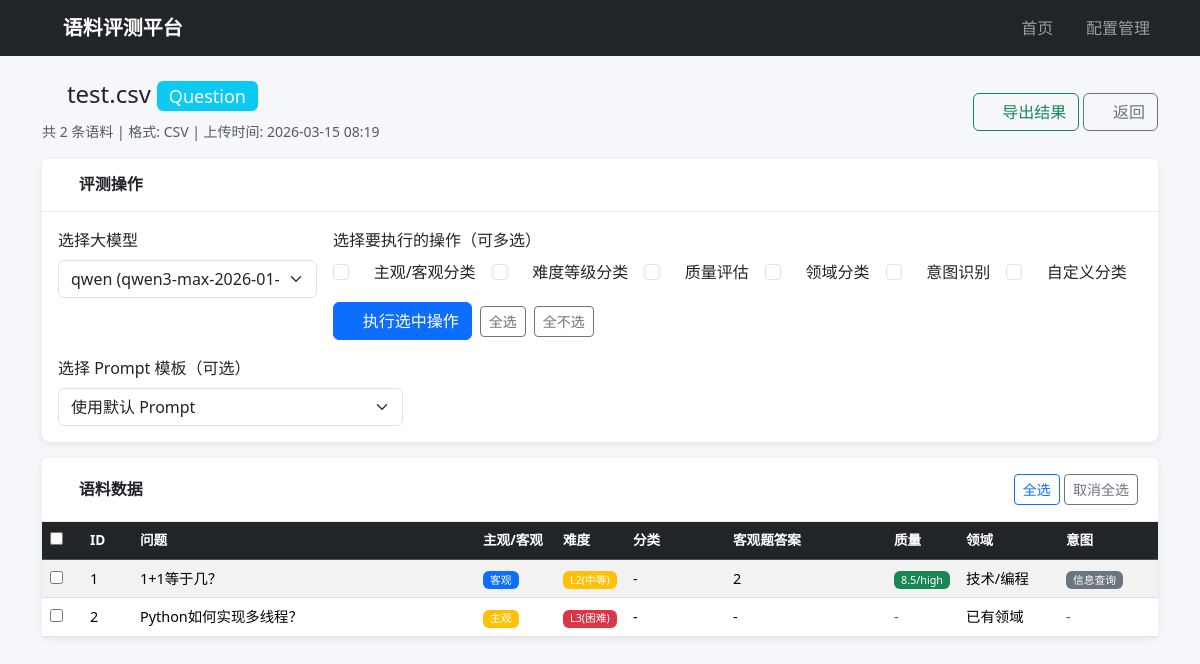
/corpus/1, run on the app's committed database.
### models.py (models this page shows)
class CorpusFile(db.Model):
    __tablename__ = 'corpus_file'
    id = db.Column(db.Integer, primary_key=True)
    filename = db.Column(db.String(500), nullable=False)
    original_name = db.Column(db.String(500), nullable=False)
    file_type = db.Column(db.String(10), nullable=False)  # csv / txt
    corpus_type = db.Column(db.String(20), nullable=False)  # question / qa
    record_count = db.Column(db.Integer, default=0)
    created_at = db.Column(db.DateTime, default=datetime.utcnow)
    items = db.relationship('CorpusItem', backref='corpus_file', lazy=True, cascade='all, delete-orphan')

class CorpusItem(db.Model):
    __tablename__ = 'corpus_item'
    id = db.Column(db.Integer, primary_key=True)
    file_id = db.Column(db.Integer, db.ForeignKey('corpus_file.id'), nullable=False)
    question = db.Column(db.Text, nullable=False)
    answer = db.Column(db.Text, nullable=True)  # QA 对时有值
    subj_obj = db.Column(db.String(20), nullable=True)  # subjective / objective
    difficulty = db.Column(db.String(20), nullable=True)  # easy / medium / hard
    category = db.Column(db.String(200), nullable=True)  # 自定义分类
    objective_answer = db.Column(db.Text, nullable=True)  # 客观题答案
    quality_score = db.Column(db.Float, nullable=True)  # 综合质量分 1-10
    quality_label = db.Column(db.String(20), nullable=True)  # high / medium / low
    quality_detail = db.Column(db.Text, nullable=True)  # 质量评估详情 JSON
    domain = db.Column(db.String(100), nullable=True)  # 领域
    sub_domain = db.Column(db.String(100), nullable=True)  # 子领域
    intent = db.Column(db.String(50), nullable=True)  # 意图英文标识
    intent_cn = db.Column(db.String(50), nullable=True)  # 意图中文名
    intent_confidence = db.Column(db.Float, nullable=True)  # 置信度
    answer_score = db.Column(db.Float, nullable=True)
    score_reason = db.Column(db.Text, nullable=True)
    created_at = db.Column(db.DateTime, default=datetime.utcnow)

### app.py (the view)
@app.route('/corpus/<int:file_id>')
def corpus_detail(file_id):
    corpus = CorpusFile.query.get_or_404(file_id)
    items = CorpusItem.query.filter_by(file_id=file_id).all()
    configs = LLMConfig.query.all()
    prompts = PromptTemplate.query.all()
    return render_template('corpus_detail.html', corpus=corpus, items=items,
                           configs=configs, prompts=prompts)

### templates/corpus_detail.html (shortened to what this page needs)
{% extends "base.html" %}
{% block content %}
<div class="d-flex justify-content-between align-items-center mb-3">
    <div>
        <h4>
            <i class="bi bi-file-earmark-text"></i> {{ corpus.original_name }}
            {% if corpus.corpus_type == 'question' %}
            <span class="badge bg-info">Question</span>
            {% else %}
            <span class="badge bg-success">QA对</span>
            {% endif %}
        </h4>
        <small class="text-muted">
            共 {{ corpus.record_count }} 条语料 |
            格式: {{ corpus.file_type|upper }} |
            上传时间: {{ corpus.created_at.strftime('%Y-%m-%d %H:%M') }}
        </small>
    </div>
    <div>
        <a href="/api/export/{{ corpus.id }}" class="btn btn-outline-success">
            <i class="bi bi-download"></i> 导出结果
        </a>
        <a href="/" class="btn btn-outline-secondary">
            <i class="bi bi-arrow-left"></i> 返回
        </a>
    </div>
</div>
<div class="card mb-3">
    <div class="card-header">
        <h5><i class="bi bi-tools"></i> 评测操作</h5>
    </div>
    <div class="card-body">
        <div class="row g-3">
            <div class="col-md-3">
                <label class="form-label">选择大模型</label>
                <select id="config-select" class="form-select" onchange="rememberConfig(this.value)">
                    {% for config in configs %}
                    <option value="{{ config.id }}">
                        {{ config.name }} ({{ config.model }})
                    </option>
                    {% endfor %}
                </select>
            </div>
            <div class="col-md-9">
                <label class="form-label">选择要执行的操作（可多选）</label>
                <div class="d-flex flex-wrap gap-3">
                    <div class="form-check">
                        <input class="form-check-input op-check" type="checkbox" value="subj_obj" id="op-subj-obj">
                        <label class="form-check-label" for="op-subj-obj">
                            <i class="bi bi-diagram-2 text-primary"></i> 主观/客观分类
                        </label>
                    </div>
                    <div class="form-check">
                        <input class="form-check-input op-check" type="checkbox" value="difficulty" id="op-difficulty">
                        <label class="form-check-label" for="op-difficulty">
                            <i class="bi bi-bar-chart-steps text-warning"></i> 难度等级分类
                        </label>
                    </div>
                    <div class="form-check">
                        <input class="form-check-input op-check" type="checkbox" value="quality" id="op-quality">
                        <label class="form-check-label" for="op-quality">
                            <i class="bi bi-clipboard-check text-secondary"></i> 质量评估
                        </label>
                    </div>
                    <div class="form-check">
                        <input class="form-check-input op-check" type="checkbox" value="domain" id="op-domain">
                        <label class="form-check-label" for="op-domain">
                            <i class="bi bi-globe text-dark"></i> 领域分类
                        </label>
                    </div>
                    <div class="form-check">
                        <input class="form-check-input op-check" type="checkbox" value="intent" id="op-intent">
                        <label class="form-check-label" for="op-intent">
                            <i class="bi bi-bullseye" style="color:#6f42c1;"></i> 意图识别
                        </label>
                    </div>
                    <div class="form-check">
                        <input class="form-check-input op-check" type="checkbox" value="category" id="op-category">
                        <label class="form-check-label" for="op-category">
                            <i class="bi bi-tags text-info"></i> 自定义分类
                        </label>
                    </div>
                </div>
                <div class="mt-3 d-flex gap-2 align-items-center">
                    <button class="btn btn-primary" onclick="runBatchOperations()">
                        <i class="bi bi-play-fill"></i> 执行选中操作
                    </button>
                    <button class="btn btn-outline-secondary btn-sm" onclick="toggleAllOps(true)">全选</button>
                    <button class="btn btn-outline-secondary btn-sm" onclick="toggleAllOps(false)">全不选</button>
                </div>
            </div>
        </div>
        <div class="row mt-3">
            <div class="col-md-4">
                <label class="form-label">选择 Prompt 模板（可选）</label>
                <select id="prompt-select" class="form-select">
                    <option value="">使用默认 Prompt</option>
                </select>
            </div>
        </div>
    </div>
</div>
<div class="card">
    <div class="card-header d-flex justify-content-between align-items-center">
        <h5><i class="bi bi-table"></i> 语料数据</h5>
        <div>
            <button class="btn btn-sm btn-outline-primary" onclick="selectAll()">全选</button>
            <button class="btn btn-sm btn-outline-secondary" onclick="deselectAll()">取消全选</button>
        </div>
    </div>
    <div class="card-body p-0">
        <div class="table-responsive">
            <table class="table table-hover table-striped mb-0">
                <thead class="table-dark">
                    <tr>
                        <th width="40"><input type="checkbox" id="select-all-cb" onchange="toggleAll(this)"></th>
                        <th width="50">ID</th>
                        <th>问题</th>
                        <th width="80">主观/客观</th>
                        <th width="70">难度</th>
                        <th width="100">分类</th>
                        <th>客观题答案</th>
                        <th width="70">质量</th>
                        <th width="100">领域</th>
                        <th width="100">意图</th>
                    </tr>
                </thead>
                <tbody>
                    {% for item in items %}
                    <tr>
                        <td><input type="checkbox" class="item-cb" value="{{ item.id }}"></td>
                        <td>{{ loop.index }}</td>
                        <td class="text-truncate" style="max-width: 300px;" title="{{ item.question }}">
                            {{ item.question }}
                        </td>
                        <td>
                            {% if item.subj_obj == 'objective' %}
                            <span class="badge bg-primary">客观</span>
                            {% elif item.subj_obj == 'subjective' %}
                            <span class="badge bg-warning">主观</span>
                            {% else %}
                            <span class="text-muted">-</span>
                            {% endif %}
                        </td>
                        <td>
                            {% if item.difficulty == 'L1' %}
                            <span class="badge bg-success">L1(简单)</span>
                            {% elif item.difficulty == 'L2' %}
                            <span class="badge bg-warning">L2(中等)</span>
                            {% elif item.difficulty == 'L3' %}
                            <span class="badge bg-danger">L3(困难)</span>
                            {% else %}
                            <span class="text-muted">-</span>
                            {% endif %}
                        </td>
                        <td>{{ item.category or '-' }}</td>
                        <td class="text-truncate" style="max-width: 200px;" title="{{ item.objective_answer }}">
                            {{ item.objective_answer or '-' }}
                        </td>
                        <td>
                            {% if item.quality_score is not none and item.quality_score %}
                            <span class="badge {% if item.quality_label == 'high' %}bg-success{% elif item.quality_label == 'medium' %}bg-warning{% else %}bg-danger{% endif %}"
                                  title="质量评分: {{ item.quality_score }}">
                                {{ item.quality_score }}/{{ item.quality_label }}
                            </span>
                            {% else %}
                            <span class="text-muted">-</span>
                            {% endif %}
                        </td>
                        <td>
                            {% if item.domain %}
                            <span title="{{ item.sub_domain or '' }}">{{ item.domain }}</span>
                            {% else %}
                            <span class="text-muted">-</span>
                            {% endif %}
                        </td>
                        <td>
                            {% if item.intent_cn %}
                            <span class="badge bg-secondary" title="置信度: {{ item.intent_confidence }}">
                                {{ item.intent_cn }}
                            </span>
                            {% else %}
                            <span class="text-muted">-</span>
                            {% endif %}
                        </td>
                    </tr>
                    {% endfor %}
                </tbody>
            </table>
        </div>
    </div>
</div>
{% endblock %}

### static/css/style.css (style rules this page uses)
body { background-color: #f5f7fa; }
.card { border: none; box-shadow: 0 2px 8px rgba(0, 0, 0, 0.08); border-radius: 8px; margin-bottom: 1rem; }
.card-header { background-color: #fff; border-bottom: 1px solid #eee; padding: 1rem 1.25rem; }
.card-header h5 { margin: 0; font-size: 1rem; font-weight: 600; }
.table th { font-weight: 600; font-size: 0.85rem; white-space: nowrap; }
.table td { font-size: 0.9rem; vertical-align: middle; }
.text-truncate { overflow: hidden; text-overflow: ellipsis; white-space: nowrap; }
.badge { font-weight: 500; }

### data on the page
CorpusFile: original_name "test.csv", record_count "2", file_type "CSV", created_at "2026-03-15 08:19"
CorpusItem: question "1+1等于几？", subj_obj "客观", difficulty "L2(中等)", category "-", objective_answer "2", quality_score "8.5", quality_label "high", domain "技术/编程", intent_cn "信息查询"
CorpusItem: question "Python如何实现多线程？", subj_obj "主观", difficulty "L3(困难)", category "-", objective_answer "-", domain "已有领域"

### other printed values
form field value "qwen (qwen3-max-2026-01-23)"
